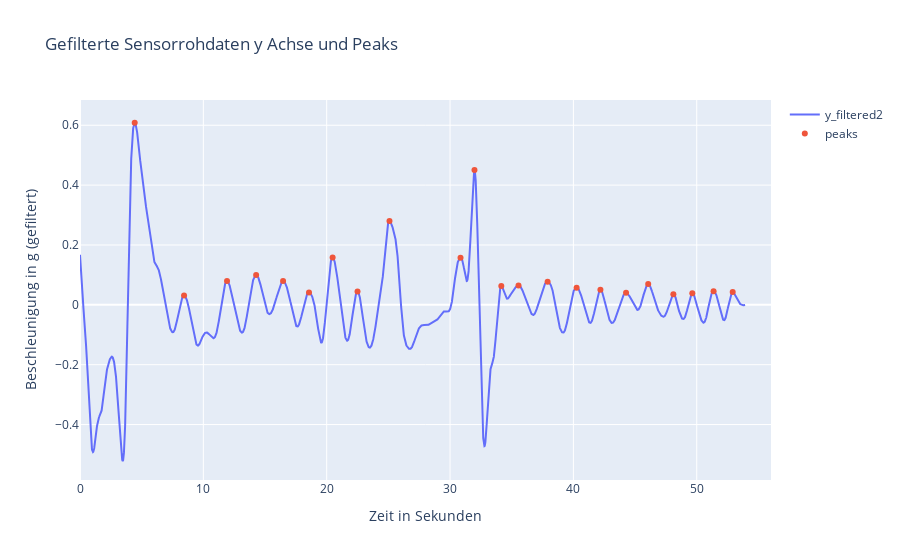

Here is the notebook cell this chart was saved with:
### Markdown cell above
# Versuch 1 LIS3DH

### Code cell
# Daten einlesen
#data = pd.read_csv('10MalEinAusBrust.csv', header=None, sep=';')
data= pd.read_csv('Messung/10MaleinausBrust.csv', header=None, sep=';')
data.columns = ['x', 'y', 'z']

# Zugriff auf die Daten pro Spalte
x_values = data['x'].values
y_values = data['y'].values
z_values = data['z'].values


# Erstellen Sie einen Array von 0 bis 10, der alle 5 ms abgetastet wird
# Beachten Sie, dass die Zeitspanne in Sekunden angegeben ist, daher verwenden wir 0.005 statt 5
time = np.arange(0, len(x_values))*0.005

# Daten einlesen

# Plotten Sie die Daten
# Plot für x-Werte
plt.figure(figsize=(10,6))
plt.plot(time, x_values, label='x')
plt.xlabel('Zeit in Sekunden')
plt.ylabel('Beschleunigung in g')
plt.title('Sensorrohdaten x Achse')
plt.legend()
plt.show()

# Plot für y-Werte
plt.figure(figsize=(10,6))
plt.plot(time, y_values, label='y')
plt.xlabel('Zeit in Sekunden')
plt.ylabel('Beschleunigung in g')
plt.title('Sensorrohdaten y Achse')
plt.legend()
plt.show()

# Plot für z-Werte
plt.figure(figsize=(10,6))
plt.plot(time, z_values, label='z')
plt.xlabel('Zeit in Sekunden')
plt.ylabel('Beschleunigung in g')
plt.title('Sensorrohdaten z Achse')
plt.legend()
plt.show()

# Definieren Sie die Cutoff-Frequenz und die Ordnung des Filters
cutoff = 1  # Cutoff-Frequenz in Hz
order = 3   # Ordnung des Filters

# Berechnen Sie die Nyquist-Frequenz
nyq = 0.5 * (1 / (0.005))  # Abtastintervall ist 5 ms, also ist die Abtastrate 1 / 0.005

# Normalisieren Sie die Cutoff-Frequenz durch die Nyquist-Frequenz
normal_cutoff = cutoff / nyq

# Erstellen Sie den Butterworth-Filter
b, a = butter(order, normal_cutoff, btype='low', analog=False)

# Wenden Sie den Filter auf die y-Werte an
y_filtered = filtfilt(b, a, y_values)


# Zeichnen Sie die gefilterten y-Werte
plt.figure(figsize=(10,6))
plt.plot(time, y_filtered, label='y_geglättet')
plt.xlabel('Zeit in Sekunden')
plt.ylabel('Beschleunigung in g (gefiltert)')
plt.title('Gefilterte Sensorrohdaten nach Tiefpassfilter y Achse')
plt.legend()
plt.show()

# Define the cutoff frequency and the order of the filter
cutoff = 0.1  # Cutoff frequency in Hz
order = 3     # Order of the filter

# Normalize the cutoff frequency by the Nyquist frequency
normal_cutoff = cutoff / nyq

# Create the Butterworth filter
b, a = butter(order, normal_cutoff, btype='high', analog=False)

# Apply the filter to the y-values
y_filtered2 = filtfilt(b, a, y_filtered)

# Plot the filtered y-values
plt.figure(figsize=(10,6))
plt.plot(time, y_filtered2, label='y_hochpass')
plt.xlabel('Zeit in Sekunden')
plt.ylabel('Beschleunigung in g (gefiltert)')
plt.title('Gefilterte Sensorrohdaten y Achse (Hochpassfilter)')
plt.legend()
plt.show()


peaks,_ = find_peaks(y_filtered2, height=0, distance=100)


# Erstellen Sie einen Plotly Figure-Objekt
fig = go.Figure()

# Fügen Sie die Linie für y_filtered hinzu
fig.add_trace(go.Scatter(x=time, y=y_filtered2, mode='lines', name='y_filtered2'))

# Fügen Sie die Marker für die Peaks hinzu
fig.add_trace(go.Scatter(x=time[peaks], y=y_filtered2[peaks], mode='markers', name='peaks'))

# Fügen Sie Achsenbeschriftungen und einen Titel hinzu
fig.update_xaxes(title_text='Zeit in Sekunden')
fig.update_yaxes(title_text='Beschleunigung in g (gefiltert)')
fig.update_layout(title_text='Gefilterte Sensorrohdaten y Achse und Peaks')

# Zeigen Sie den Plot an
fig.show()

# Erstellen Sie ein Matplotlib-Diagramm
plt.figure(figsize=(10,6))

# Zeichnen Sie die Linie für y_filtered
plt.plot(time, y_filtered2, label='y_Hochpass')

# Zeichnen Sie die Marker für die Peaks
plt.scatter(time[peaks], y_filtered2[peaks], color='red', label='lokale Maxima')

# Fügen Sie Achsenbeschriftungen und einen Titel hinzu
plt.xlabel('Zeit in Sekunden')
plt.ylabel('Beschleunigung in g (gefiltert)')
plt.title('Gefilterte Sensorrohdaten y Achse und Peaks')

# Fügen Sie eine Legende hinzu
plt.legend()

# Zeigen Sie das Diagramm an
plt.show()



# Berechnen Sie die Atemfrequenz (in Atemzügen pro Minute)
breathing_rate = len(peaks) / (time[-1] / 60)/2
print(f"Atemfrequenz: {breathing_rate:.2f} Atemzüge pro Minute")

### Figure 1 — Plotly figure (JSON) as saved in the notebook; plotly's stock layout.template omitted (floating-point values rounded to 4 significant figures; data arrays with more than 128 entries replaced by an {"elided": "..."} marker saying what was removed)
{"data": [{"mode": "lines", "name": "y_filtered2", "type": "scatter", "x": {"elided": "10785 float values"}, "y": {"elided": "10785 float values"}}, {"mode": "markers", "name": "peaks", "type": "scatter", "x": [4.435, 8.435, 11.92, 14.28, 16.46, 18.57, 20.48, 22.5, 25.09, 30.85, 31.98, 34.16, 35.55, 37.91, 40.26, 42.19, 44.27, 46.06, 48.11, 49.64, 51.37, 52.91], "y": [0.6084, 0.03093, 0.07948, 0.09931, 0.07978, 0.0415, 0.1584, 0.04436, 0.2805, 0.1569, 0.4508, 0.06291, 0.06497, 0.07699, 0.05731, 0.05043, 0.0401, 0.06963, 0.03556, 0.03844, 0.04528, 0.04245]}], "layout": {"title": {"text": "Gefilterte Sensorrohdaten y Achse und Peaks"}, "xaxis": {"title": {"text": "Zeit in Sekunden"}}, "yaxis": {"title": {"text": "Beschleunigung in g (gefiltert)"}}}}
